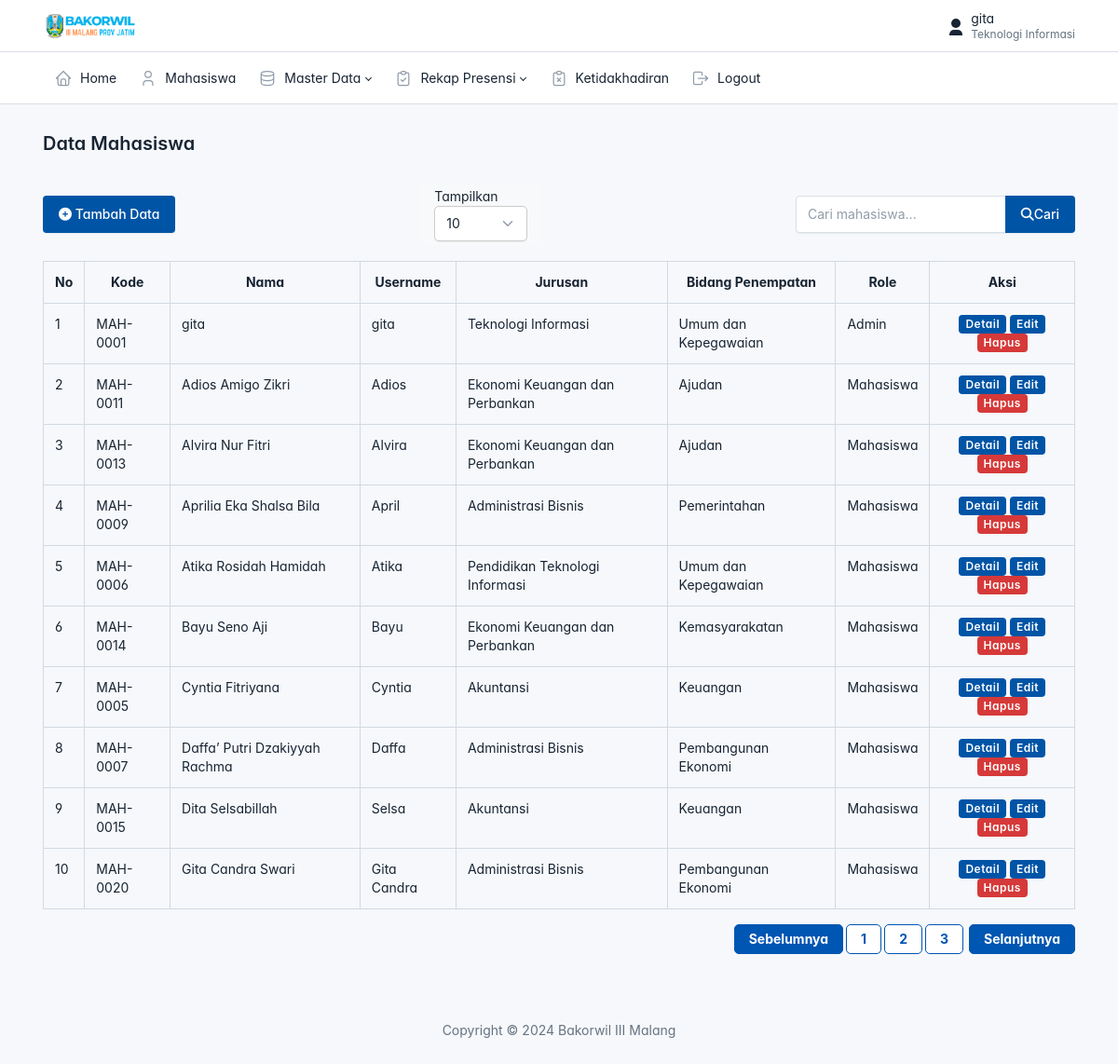
Screenshot of /admin/data_mahasiswa/mahasiswa.php (signed in) with the database file from the repository.
### tables this page shows
CREATE TABLE `users` (
  `id` int(11) NOT NULL,
  `id_mahasiswa` int(11) NOT NULL,
  `username` varchar(225) NOT NULL,
  `password` varchar(225) NOT NULL,
  `status` varchar(20) NOT NULL,
  `role` varchar(20) NOT NULL
);

CREATE TABLE `mahasiswa` (
  `id` int(11) NOT NULL,
  `kode` varchar(225) NOT NULL,
  `nama` varchar(225) NOT NULL,
  `jenis_kelamin` varchar(50) NOT NULL,
  `no_handphone` varchar(20) NOT NULL,
  `jurusan` varchar(225) NOT NULL,
  `bidang` varchar(225) NOT NULL,
  `lokasi_presensi` varchar(225) NOT NULL
);

### config.php (called while the page is built, shortened)
<?php
function base_url($url = null)
{
    $base_url = 'http://localhost/presensi';
    if($url != null) {
        return $base_url . '/'.$url;
    } else {
        return $base_url;
    }
}

### admin/data_mahasiswa/mahasiswa.php (the view, shortened to what this page needs)
<?php
$judul = "Data Mahasiswa";
include('../layout/header.php');
require_once('../../config.php');
$search = isset($_GET['search']) ? $_GET['search'] : '';
$entries = isset($_GET['entries']) ? (int)$_GET['entries'] : 10;
$entries = in_array($entries, [10, 25, 50, 100]) ? $entries : 10;
$page = isset($_GET['page']) ? (int)$_GET['page'] : 1;
$page = $page > 0 ? $page : 1;
$offset = ($page - 1) * $entries;
$query = "SELECT users.id_mahasiswa, users.username, users.password, users.status, users.role, mahasiswa.*
          FROM users
          JOIN mahasiswa ON users.id_mahasiswa = mahasiswa.id";
$query .= " ORDER BY
            CASE
                WHEN users.role = 'admin' THEN 0
                ELSE 1
            END,
            mahasiswa.nama ASC";
$query .= " LIMIT $offset, $entries";
$result = mysqli_query($connection, $query);
$total_query = "SELECT COUNT(*) as total FROM users JOIN mahasiswa ON users.id_mahasiswa = mahasiswa.id";
$total_result = mysqli_query($connection, $total_query);
$total_data = mysqli_fetch_assoc($total_result)['total'];
$total_pages = ceil($total_data / $entries);
?>
<div class="page-body">
    <div class="container-xl">
        <div class="action-bar">
            <a href="<?= base_url('admin/data_mahasiswa/tambah.php') ?>" class="btn btn-primary">
                <span class="text"><i class="fa-solid fa-circle-plus"></i> Tambah Data</span>
            </a>
            <div class="entries-dropdown">
                <form method="GET" action="">
                    <label for="entries">Tampilkan</label>
                    <select id="entries" name="entries" class="form-select form-select-sm" onchange="this.form.submit()">
                        <option value="10" <?= $entries == 10 ? 'selected' : '' ?>>10</option>
                    </select>
                </form>
            </div>
            <form action="" method="GET" class="search-form">
                <div class="input-group">
                    <input type="text" name="search" class="form-control search-input" placeholder="Cari mahasiswa..." value="<?= htmlspecialchars($search) ?>" aria-label="Cari mahasiswa...">
                    <button type="submit" class="btn btn-primary"><i class="fa-solid fa-search"></i> Cari</button>
                </div>
            </form>
        </div>
        <table class="table table-bordered mt-3">
            <tr class="text-center">
                <th>No</th>
                <th>Kode</th>
                <th>Nama</th>
                <th>Username</th>
                <th>Jurusan</th>
                <th>Bidang Penempatan</th>
                <th>Role</th>
                <th>Aksi</th>
            </tr>
            <?php if (mysqli_num_rows($result) === 0) { ?>
                <tr>
                    <td colspan="8">Data kosong, silahkan tambahkan data baru</td>
                </tr>
            <?php } else { ?>
                <?php
                $no = $offset + 1;
                while ($mahasiswa = mysqli_fetch_array($result)) : ?>
                    <tr>
                        <td><?= $no++ ?></td>
                        <td><?= $mahasiswa['kode'] ?></td>
                        <td><?= $mahasiswa['nama'] ?></td>
                        <td><?= $mahasiswa['username'] ?></td>
                        <td><?= $mahasiswa['jurusan'] ?></td>
                        <td><?= $mahasiswa['bidang'] ?></td>
                        <td><?= ucwords($mahasiswa['role']) ?></td>
                        <td class="text-center">
                            <a href="<?= base_url('admin/data_mahasiswa/detail.php?id=' . $mahasiswa['id']) ?>" class="badge bg-primary">Detail</a>
                            <a href="<?= base_url('admin/data_mahasiswa/edit.php?id=' . $mahasiswa['id']) ?>" class="badge bg-primary">Edit</a>
                            <a href="<?= base_url('admin/data_mahasiswa/hapus.php?id=' . $mahasiswa['id']) ?>" class="badge bg-danger tombol-hapus">Hapus</a>
                        </td>
                    </tr>
                <?php endwhile ?>
            <?php } ?>
        </table>
        <div class="d-flex justify-content-end mt-3">
            <nav>
                <ul class="pagination">
                    <li class="page-item <?= $page <= 1 ? 'disabled' : '' ?>" style="margin-right: 3px;">
                        <a class="page-link" href="?page=<?= $page - 1 ?>&entries=<?= $entries ?>&search=<?= htmlspecialchars($search) ?>"
                           style="border: 1px solid #0056b3; padding: 5px 15px; border-radius: 5px; background-color: #0056b3; color: white; font-weight: bold;">
                            Sebelumnya
                        </a>
                    </li>
                    <?php for ($i = 1; $i <= $total_pages; $i++) : ?>
                        <li class="page-item <?= $i == $page ? 'active' : '' ?>" style="margin-right: 3px;">
                            <a class="page-link" href="?page=<?= $i ?>&entries=<?= $entries ?>&search=<?= htmlspecialchars($search) ?>"
                               style="border: 1px solid #0056b3; padding: 5px 15px; border-radius: 5px; background-color: #ffffff; color: #0056b3; font-weight: bold;">
                                <?= $i ?>
                            </a>
                        </li>
                    <?php endfor; ?>
                    <li class="page-item <?= $page >= $total_pages ? 'disabled' : '' ?>" style="margin-left: 3px;">
                        <a class="page-link" href="?page=<?= $page + 1 ?>&entries=<?= $entries ?>&search=<?= htmlspecialchars($search) ?>"
                           style="border: 1px solid #0056b3; padding: 5px 15px; border-radius: 5px; background-color: #0056b3; color: white; font-weight: bold;">
                            Selanjutnya
                        </a>
                    </li>
                </ul>
            </nav>
        </div>
    </div>
</div>
<?php include('../layout/footer.php') ?>

### admin/layout/header.php (shortened to what this page needs)
<?php
global $judul;
require_once('../../config.php') ?>
<!doctype html>
<html lang="en">
  <head>
    <link href="<?= base_url('assets/css/tabler.min.css?1692870487') ?>" rel="stylesheet"/>
    <link href="<?= base_url('assets/css/tabler-vendors.min.css?1692870487') ?>" rel="stylesheet"/>
    <link href="<?= base_url('assets/css/demo.min.css?1692870487') ?>" rel="stylesheet"/>
    <link rel="stylesheet" href="https://cdnjs.cloudflare.com/ajax/libs/font-awesome/6.6.0/css/all.min.css" />
  </head>
  <body >
    <div class="page">
      <header class="navbar navbar-expand-md d-print-none">
        <div class="container-xl">
          <h1 class="navbar-brand navbar-brand-autodark d-none-navbar-horizontal pe-0 pe-md-3">
            <a href=".">
              <img src="<?= base_url('assets/img/logo-bakorwil.png') ?>" width="110" height="32" alt="Tabler" class="navbar-brand-image">
            </a>
          </h1>
          <div class="navbar-nav flex-row order-md-last">
            <div class="nav-item dropdown">
              <a href="#" class="nav-link d-flex lh-1 text-reset p-0" data-bs-toggle="dropdown" aria-label="Open user menu">
                <div class="d-none d-xl-block ps-2">
                  <div><?= $_SESSION['nama'] ?></div>
                  <div class="mt-1 small text-secondary"><?= $_SESSION['jurusan'] ?></div>
                </div>
              </a>
            </div>
          </div>
        </div>
      </header>
      <header class="navbar-expand-md">
        <div class="collapse navbar-collapse" id="navbar-menu">
          <div class="navbar">
            <div class="container-xl">
              <ul class="navbar-nav">
                <li class="nav-item">
                  <a class="nav-link" href="<?= base_url('admin/home/home.php') ?>">
                    <span class="nav-link-icon d-md-none d-lg-inline-block">
                    </span>
                    <span class="nav-link-title">
                      Home
                    </span>
                  </a>
                </li>
                <li class="nav-item">
                  <a class="nav-link" href="<?= base_url('admin/data_mahasiswa/mahasiswa.php') ?>" >
                    <span class="nav-link-icon d-md-none d-lg-inline-block">
                    </span>
                    <span class="nav-link-title">
                      Mahasiswa
                    </span>
                  </a>
                </li>
                <li class="nav-item dropdown">
                  <a class="nav-link dropdown-toggle" href="#navbar-base" data-bs-toggle="dropdown" data-bs-auto-close="outside" role="button" aria-expanded="false" >
                    <span class="nav-link-icon d-md-none d-lg-inline-block">
                    </span>
                    <span class="nav-link-title">
                      Master Data
                    </span>
                  </a>
                </li>
                <li class="nav-item dropdown">
                  <a class="nav-link dropdown-toggle" href="#navbar-base" data-bs-toggle="dropdown" data-bs-auto-close="outside" role="button" aria-expanded="false" >
                    <span class="nav-link-icon d-md-none d-lg-inline-block">
                    </span>
                    <span class="nav-link-title">
                      Rekap Presensi
                    </span>
                  </a>
                </li>
                <li class="nav-item">
                  <a class="nav-link" href="<?= base_url('admin/data_ketidakhadiran/ketidakhadiran.php') ?>" >
                    <span class="nav-link-icon d-md-none d-lg-inline-block">
                    </span>
                    <span class="nav-link-title">
                      Ketidakhadiran
                    </span>
                  </a>
                </li>
                <li class="nav-item">
                  <a class="nav-link" href="<?= base_url('auth/logout.php') ?>" >
                    <span class="nav-link-icon d-md-none d-lg-inline-block">
                    </span>
                    <span class="nav-link-title">
                      Logout
                    </span>
                  </a>
                </li>
            </div>
          </div>
        </div>
      </header>
      <div class="page-wrapper">
        <div class="page-header d-print-none">
          <div class="container-xl">
            <div class="row g-2 align-items-center">
              <div class="col">
                <h2 class="page-title">
                  <?=  $judul ?>
                </h2>
              </div>
            </div>
          </div>
        </div>

### admin/layout/footer.php (shortened to what this page needs)
<footer class="footer footer-transparent d-print-none">
  <div class="container-xl">
    <div class="col-12 col-lg-auto mt-3 mt-lg-0 text-center">
      <ul class="list-inline list-inline-dots mb-0">
        <li class="list-inline-item">
          Copyright &copy; 2024
          <a href="." class="link-secondary">Bakorwil III Malang</a>
        </li>
      </ul>
    </div>
  </div>
</footer>
</div>
</div>
</body>
</html>

### admin/layout/header.php (style rules this page uses)
:root { --tblr-font-sans-serif: 'Inter Var', -apple-system, BlinkMacSystemFont, San Francisco, Segoe UI, Roboto, Helvetica Neue, sans-serif; }
body { font-feature-settings: "cv03", "cv04", "cv11"; }

### admin/data_mahasiswa/mahasiswa.php (style rules this page uses)
.search-form { max-width: 300px; }
.search-input { width: 100%; }
.action-bar { display: flex; align-items: center; justify-content: space-between; margin-bottom: 1rem; }
.entries-dropdown { display: flex; align-items: center; margin-right: 10px; border-radius: 5px; background-color: #f8f9fa; padding: 5px 15px; }
.entries-dropdown select { width: 100px; padding: 8px 12px; font-size: 14px; border: 1px solid #ccc; border-radius: 5px; background-color: #ffffff; transition: border-color 0.2s ease-in-out; }
.entries-dropdown label { margin-right: 10px; font-size: 14px; }

### rows the page displays
users: id_mahasiswa.kode "MAH-0001", id_mahasiswa.nama "gita", username "gita", id_mahasiswa.jurusan "Teknologi Informasi", id_mahasiswa.bidang "Umum dan Kepegawaian", role "Admin"
users: id_mahasiswa.kode "MAH-0011", id_mahasiswa.nama "Adios Amigo Zikri", username "Adios", id_mahasiswa.jurusan "Ekonomi Keuangan dan Perbankan", id_mahasiswa.bidang "Ajudan", role "Mahasiswa"
users: id_mahasiswa.kode "MAH-0013", id_mahasiswa.nama "Alvira Nur Fitri", username "Alvira", id_mahasiswa.jurusan "Ekonomi Keuangan dan Perbankan", id_mahasiswa.bidang "Ajudan", role "Mahasiswa"
users: id_mahasiswa.kode "MAH-0009", id_mahasiswa.nama "Aprilia Eka Shalsa Bila", username "April", id_mahasiswa.jurusan "Administrasi Bisnis", id_mahasiswa.bidang "Pemerintahan", role "Mahasiswa"
users: id_mahasiswa.kode "MAH-0006", id_mahasiswa.nama "Atika Rosidah Hamidah", username "Atika", id_mahasiswa.jurusan "Pendidikan Teknologi Informasi", id_mahasiswa.bidang "Umum dan Kepegawaian", role "Mahasiswa"
users: id_mahasiswa.kode "MAH-0014", id_mahasiswa.nama "Bayu Seno Aji", username "Bayu", id_mahasiswa.jurusan "Ekonomi Keuangan dan Perbankan", id_mahasiswa.bidang "Kemasyarakatan", role "Mahasiswa"
users: id_mahasiswa.kode "MAH-0005", id_mahasiswa.nama "Cyntia Fitriyana", username "Cyntia", id_mahasiswa.jurusan "Akuntansi", id_mahasiswa.bidang "Keuangan", role "Mahasiswa"
users: id_mahasiswa.kode "MAH-0007", id_mahasiswa.nama "Daffa’ Putri Dzakiyyah Rachma", username "Daffa", id_mahasiswa.jurusan "Administrasi Bisnis", id_mahasiswa.bidang "Pembangunan Ekonomi", role "Mahasiswa"
users: id_mahasiswa.kode "MAH-0015", id_mahasiswa.nama "Dita Selsabillah", username "Selsa", id_mahasiswa.jurusan "Akuntansi", id_mahasiswa.bidang "Keuangan", role "Mahasiswa"
users: id_mahasiswa.kode "MAH-0020", id_mahasiswa.nama "Gita Candra Swari", username "Gita Candra", id_mahasiswa.jurusan "Administrasi Bisnis", id_mahasiswa.bidang "Pembangunan Ekonomi", role "Mahasiswa"

### other values shown
$_SESSION['nama'] "gita"
$_SESSION['jurusan'] "Teknologi Informasi"
$judul "Data Mahasiswa"
